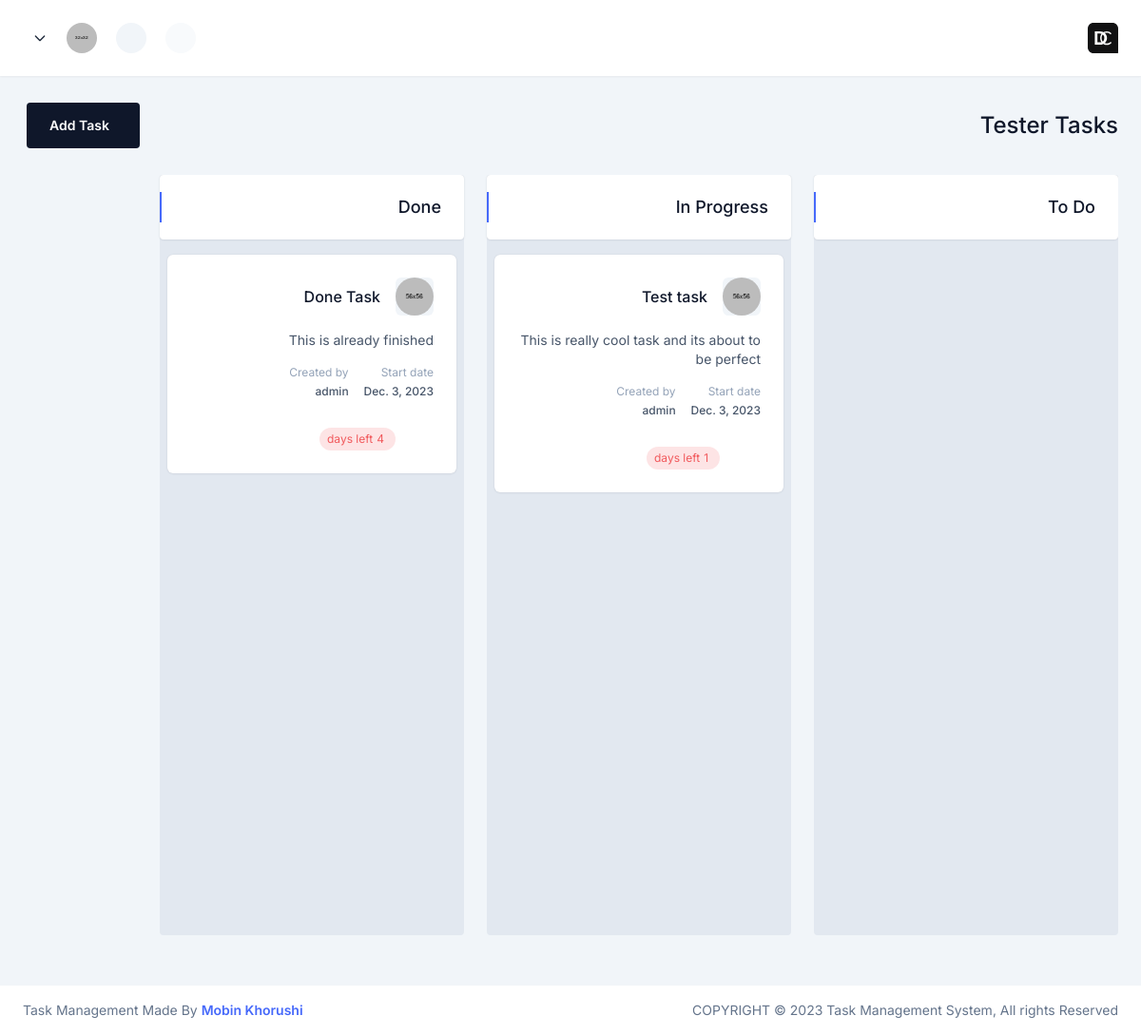
Before: /tasks/1 (signed in) with the older database file.
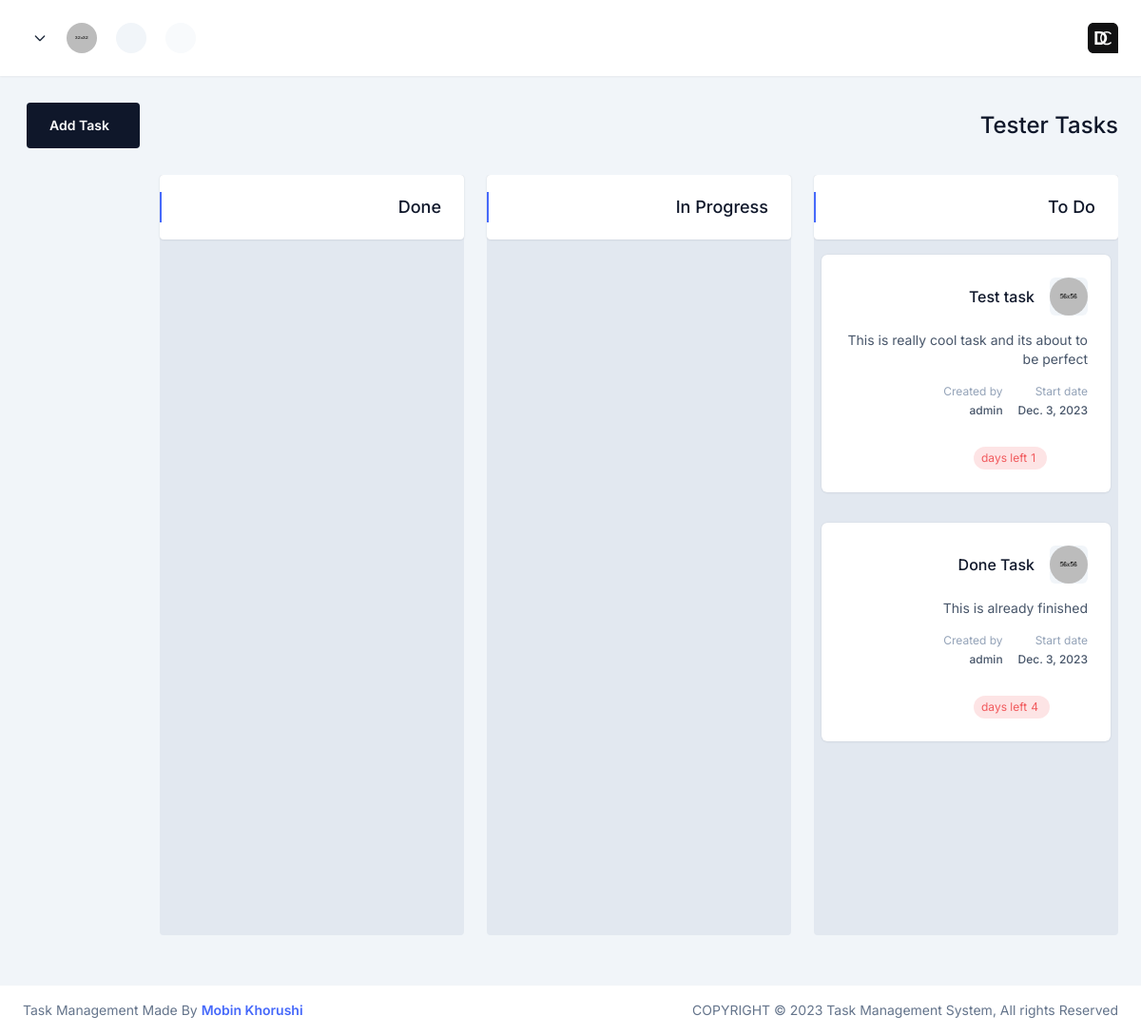
After: the same page with the newer database file.
### tasks/models.py (models this page shows, shortened)
class Project(models.Model):
    class ProjectStatusChoices(models.TextChoices):
        ACTIVE = "active", "Active"
        DEACTIVE = "deactive", "Deactive"
    name = models.CharField(max_length=128)
    description = models.CharField(max_length=256)
    created_by = models.ForeignKey(
        Manager, on_delete=models.CASCADE, related_name="created_by"
    )
    managers = models.ManyToManyField(Manager)
    status = models.CharField(
        max_length=16,
        choices=ProjectStatusChoices.choices,
        default=ProjectStatusChoices.DEACTIVE,
    )
    avatar = models.ImageField(
        upload_to=task_dir_path, default="static/images/all-img/card-6.png"
    )
    created_at = models.DateField(auto_now_add=True)
    updated_at = models.DateField(auto_now=True)

class Task(models.Model):
    class TasksStatusChoices(models.TextChoices):
        PENDING = "pending", "Pending"
        IN_PROGRESS = "in_progress", "In Progress"
        DONE = "done", "Done"
    project = models.ForeignKey(Project, on_delete=models.CASCADE)
    name = models.CharField(max_length=128)
    description = models.CharField(max_length=256)
    days_left = models.IntegerField(default=1)
    avatar = models.ImageField(
        upload_to=task_dir_path, default="static/images/all-img/card-7.png"
    )
    created_by = models.ForeignKey(Manager, on_delete=models.CASCADE)
    status = models.CharField(
        max_length=16,
        choices=TasksStatusChoices.choices,
        default=TasksStatusChoices.PENDING,
    )
    created_at = models.DateField(auto_now_add=True)
    updated_at = models.DateField(auto_now=True)
    def __str__(self):
        return self.name

class Manager(AbstractUser):
    avatar = models.ImageField(
        upload_to=user_dir_path, default="static/images/users/user-1.jpg"
    )
    created_at = models.DateField(auto_now_add=True)
    updated_at = models.DateField(auto_now=True)

### tasks/views.py (the view)
# urls.py: path("tasks/<int:project_id>", views.tasks_list, name="tasks_list"),
@login_required()
def tasks_list(request, project_id):
    project = Project.objects.filter(id=project_id).first()
    if project:
        tasks = project.task_set.all()
        finished_tasks = []
        progress_tasks = []
        todo_tasks = []
        for task in tasks:
            if task.status == "pending":
                todo_tasks.append(task)
            elif task.status == "in_progress":
                progress_tasks.append(task)
            elif task.status == "done":
                finished_tasks.append(task)
        print(tasks)
        return render(
            request,
            "views/dashboard/tasks/list.html",
            {
                "project": project,
                "tasks": tasks,
                "todo_tasks": todo_tasks,
                "progress_tasks": progress_tasks,
                "finished_tasks": finished_tasks,
            },
        )
    return redirect("project_list")

### tasks/templates/views/dashboard/tasks/list.html (shortened to what this page needs)
{% extends "layouts/base_layout.html" %}
{% load static %}
{% block content %}
<div class="space-y-6">
   <div class="flex flex-wrap justify-between items-center mb-4">
      <h4 class="font-medium lg:text-2xl text-xl capitalize text-slate-900 inline-block ltr:pr-4 rtl:pl-4 mb-1 sm:mb-0">
         {{ project.name }} Tasks
      </h4>
      <div class="flex space-x-4 justify-end items-center rtl:space-x-reverse">
         <button class="btn inline-flex justify-center btn-dark dark:bg-slate-800 m-1 " onclick="window.location='{% url "tasks_create" project.id %}'">
            <span class="flex items-center">
               <span>Add Task</span>
            </span>
         </button>
      </div>
   </div>
   <div class="flex space-x-6 overflow-hidden overflow-x-auto pb-4 rtl:space-x-reverse">
      <div class="w-[320px] flex-none min-h-screen h-full rounded transition-all duration-100 shadow-none bg-slate-200 dark:bg-slate-700">
         <div class="relative flex justify-between items-center bg-white dark:bg-slate-800 rounded shadow-base px-6 py-5">
            <span class="absolute left-0 top-1/2 -translate-y-1/2 h-8 w-[2px] bg-primary-500"></span>
            <h3 class="text-lg text-slate-900 dark:text-white font-medium capitalize">To Do</h3>
         </div>
         <div id="pending" class="h-full min-h-[calc(100vh-100px)] ">
            {% for task in todo_tasks %}
               <div class="px-2 py-4 h-full space-y-4 rounded-bl rounded-br cursor-grab" data-id="{{ task.id }}" data-crsf="{{ csrf_token }}">
                  <div class="card rounded-md bg-white dark:bg-slate-800 shadow-base custom-class card-body p-6">
                     <header class="flex justify-between items-end">
                        <div class="flex space-x-4 items-center rtl:space-x-reverse">
                           <div class="flex-none">
                              <div class="h-10 w-10 rounded-md text-lg bg-slate-100 text-slate-900 dark:bg-slate-600 dark:text-slate-200 flex flex-col items-center justify-center font-normal capitalize">
                                 <img src="{% static 'images/post/c1.png' %}" alt="Image" class="w-full h-full rounded-full">
                              </div>
                           </div>
                           <div class="font-medium text-base leading-6">
                              <div class="dark:text-slate-200 text-slate-900 max-w-[160px] truncate">
                                 {{ task.name }}
                              </div>
                           </div>
                        </div>
                        <div>
                           <div class="dropstart relative">
                           </div>
                        </div>
                     </header>
                     <p class="text-slate-600 dark:text-slate-400 text-sm py-4">
                        {{ task.description }}
                     </p>
                     <div class="flex space-x-4 rtl:space-x-reverse">
                        <div>
                           <span class="block date-label">Start date</span>
                           <span class="block date-text">{{ task.created_at }}</span>
                        </div>
                        <div>
                           <span class="block date-label">Created by</span>
                           <span class="block date-text">{{ task.created_by.username }}</span>
                        </div>
                     </div>
                     <div class="grid grid-cols-2 gap-4 mt-6">
                        <div class="ltr:text-right rtl:text-left">
                           <span class="inline-flex items-center space-x-1 bg-danger-500 bg-opacity-[0.16] text-danger-500 text-xs font-normal px-2 py-1 rounded-full rtl:space-x-reverse">
                              <span>{{ task.days_left }}</span>
                              <span>days left</span>
                           </span>
                        </div>
                     </div>
                  </div>
               </div>
            {% endfor %}
         </div>
      </div>
      <div class="w-[320px] flex-none min-h-screen h-full rounded transition-all duration-100 shadow-none bg-slate-200 dark:bg-slate-700">
         <div class="relative flex justify-between items-center bg-white dark:bg-slate-800 rounded shadow-base px-6 py-5">
            <span class="absolute left-0 top-1/2 -translate-y-1/2 h-8 w-[2px] bg-primary-500"></span>
            <h3 class="text-lg text-slate-900 dark:text-white font-medium capitalize">In Progress</h3>
         </div>
         <div id="in_progress" class="h-full min-h-[calc(100vh-100px)] ">
            {% for task in progress_tasks %}
               <div class="px-2 py-4 h-full space-y-4 rounded-bl rounded-br cursor-grab" data-id="{{ task.id }}" data-crsf="{{ csrf_token }}">
                  <div class="card rounded-md bg-white dark:bg-slate-800 shadow-base custom-class card-body p-6">
                     <header class="flex justify-between items-end">
                        <div class="flex space-x-4 items-center rtl:space-x-reverse">
                           <div class="flex-none">
                              <div class="h-10 w-10 rounded-md text-lg bg-slate-100 text-slate-900 dark:bg-slate-600 dark:text-slate-200 flex flex-col items-center justify-center font-normal capitalize">
                                 <img src="{% static 'images/post/c1.png' %}" alt="Image" class="w-full h-full rounded-full">
                              </div>
                           </div>
                           <div class="font-medium text-base leading-6">
                              <div class="dark:text-slate-200 text-slate-900 max-w-[160px] truncate">
                                 {{ task.name }}
                              </div>
                           </div>
                        </div>
                        <div>
                           <div class="dropstart relative">
                           </div>
                        </div>
                     </header>
                     <p class="text-slate-600 dark:text-slate-400 text-sm py-4">
                        {{ task.description }}
                     </p>
                     <div class="flex space-x-4 rtl:space-x-reverse">
                        <div>
                           <span class="block date-label">Start date</span>
                           <span class="block date-text">{{ task.created_at }}</span>
                        </div>
                        <div>
                           <span class="block date-label">Created by</span>
                           <span class="block date-text">{{ task.created_by.username }}</span>
                        </div>
                     </div>
                     <div class="grid grid-cols-2 gap-4 mt-6">
                        <div class="ltr:text-right rtl:text-left">
                           <span class="inline-flex items-center space-x-1 bg-danger-500 bg-opacity-[0.16] text-danger-500 text-xs font-normal px-2 py-1 rounded-full rtl:space-x-reverse">
                              <span>{{ task.days_left }}</span>
                              <span>days left</span>
                           </span>
                        </div>
                     </div>
                  </div>
               </div>
            {% endfor %}
         </div>
      </div>
      <div class="w-[320px] flex-none min-h-screen h-full rounded transition-all duration-100 shadow-none bg-slate-200 dark:bg-slate-700">
         <div class="relative flex justify-between items-center bg-white dark:bg-slate-800 rounded shadow-base px-6 py-5">
            <span class="absolute left-0 top-1/2 -translate-y-1/2 h-8 w-[2px] bg-primary-500"></span>
            <h3 class="text-lg text-slate-900 dark:text-white font-medium capitalize">Done</h3>
         </div>
         <div id="done" class="h-full min-h-[calc(100vh-100px)] ">
            {% for task in finished_tasks %}
               <div class="px-2 py-4 h-full space-y-4 rounded-bl rounded-br cursor-grab" data-id="{{ task.id }}" data-crsf="{{ csrf_token }}">
                  <div class="card rounded-md bg-white dark:bg-slate-800 shadow-base custom-class card-body p-6">
                     <header class="flex justify-between items-end">
                        <div class="flex space-x-4 items-center rtl:space-x-reverse">
                           <div class="flex-none">
                              <div class="h-10 w-10 rounded-md text-lg bg-slate-100 text-slate-900 dark:bg-slate-600 dark:text-slate-200 flex flex-col items-center justify-center font-normal capitalize">
                                 <img src="{% static 'images/post/c1.png' %}" alt="Image" class="w-full h-full rounded-full">
                              </div>
                           </div>
                           <div class="font-medium text-base leading-6">
                              <div class="dark:text-slate-200 text-slate-900 max-w-[160px] truncate">
                                 {{ task.name }}
                              </div>
                           </div>
                        </div>
                        <div>
                           <div class="dropstart relative">
                           </div>
                        </div>
                     </header>
                     <p class="text-slate-600 dark:text-slate-400 text-sm py-4">
                        {{ task.description }}
                     </p>
                     <div class="flex space-x-4 rtl:space-x-reverse">
                        <div>
                           <span class="block date-label">Start date</span>
                           <span class="block date-text">{{ task.created_at }}</span>
                        </div>
                        <div>
                           <span class="block date-label">Created by</span>
                           <span class="block date-text">{{ task.created_by.username }}</span>
                        </div>
                     </div>
                     <div class="grid grid-cols-2 gap-4 mt-6">
                        <div class="ltr:text-right rtl:text-left">
                           <span class="inline-flex items-center space-x-1 bg-danger-500 bg-opacity-[0.16] text-danger-500 text-xs font-normal px-2 py-1 rounded-full rtl:space-x-reverse">
                              <span>{{ task.days_left }}</span>
                              <span>days left</span>
                           </span>
                        </div>
                     </div>
                  </div>
               </div>
            {% endfor %}
         </div>
      </div>
   </div>
</div>
{% endblock content %}

Changed rows visible on the page:
changed Task "Test task": moves from the list under "In Progress" to the list under "To Do"
changed Task "Done Task": moves from the list under "Done" to the list under "To Do"
